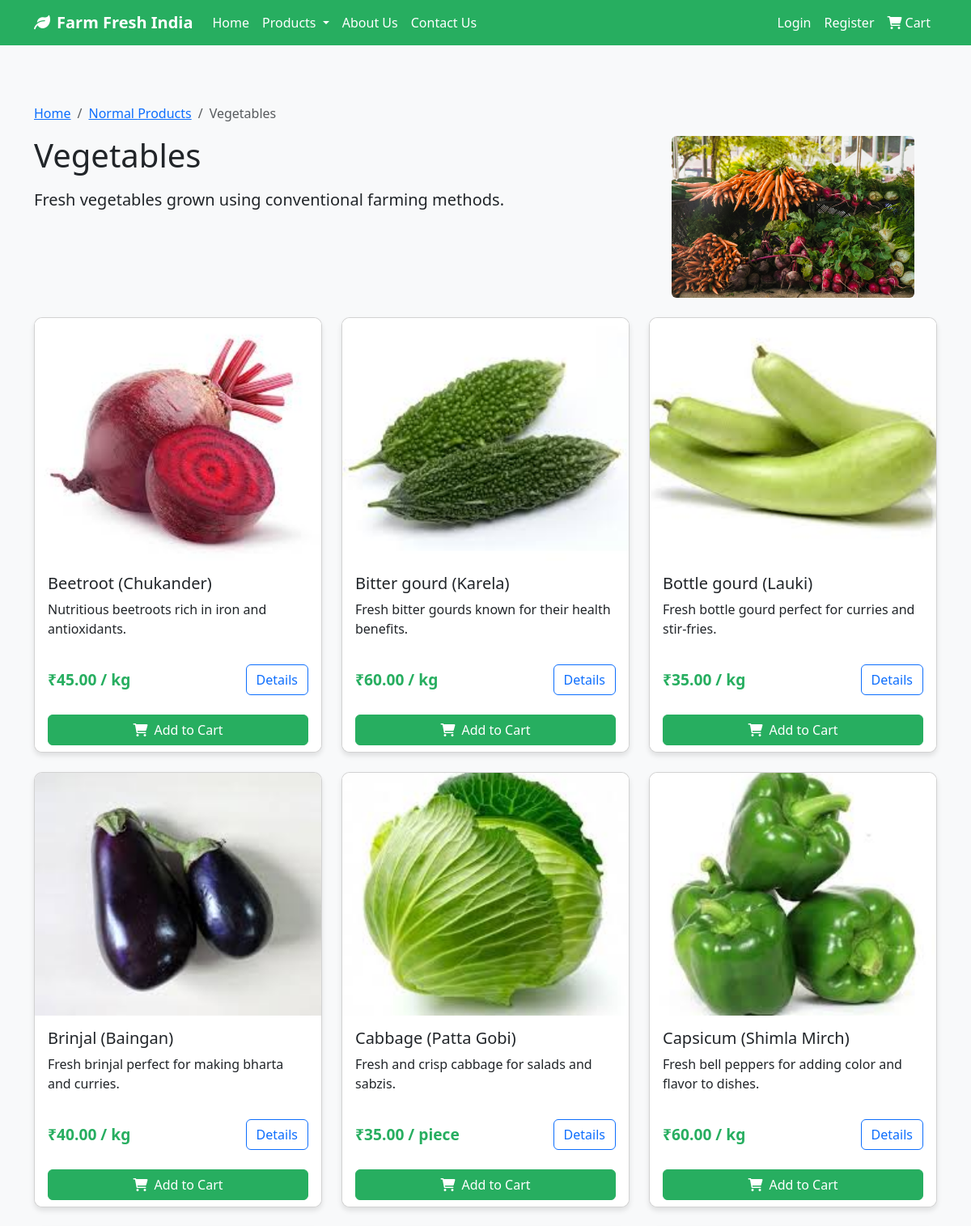
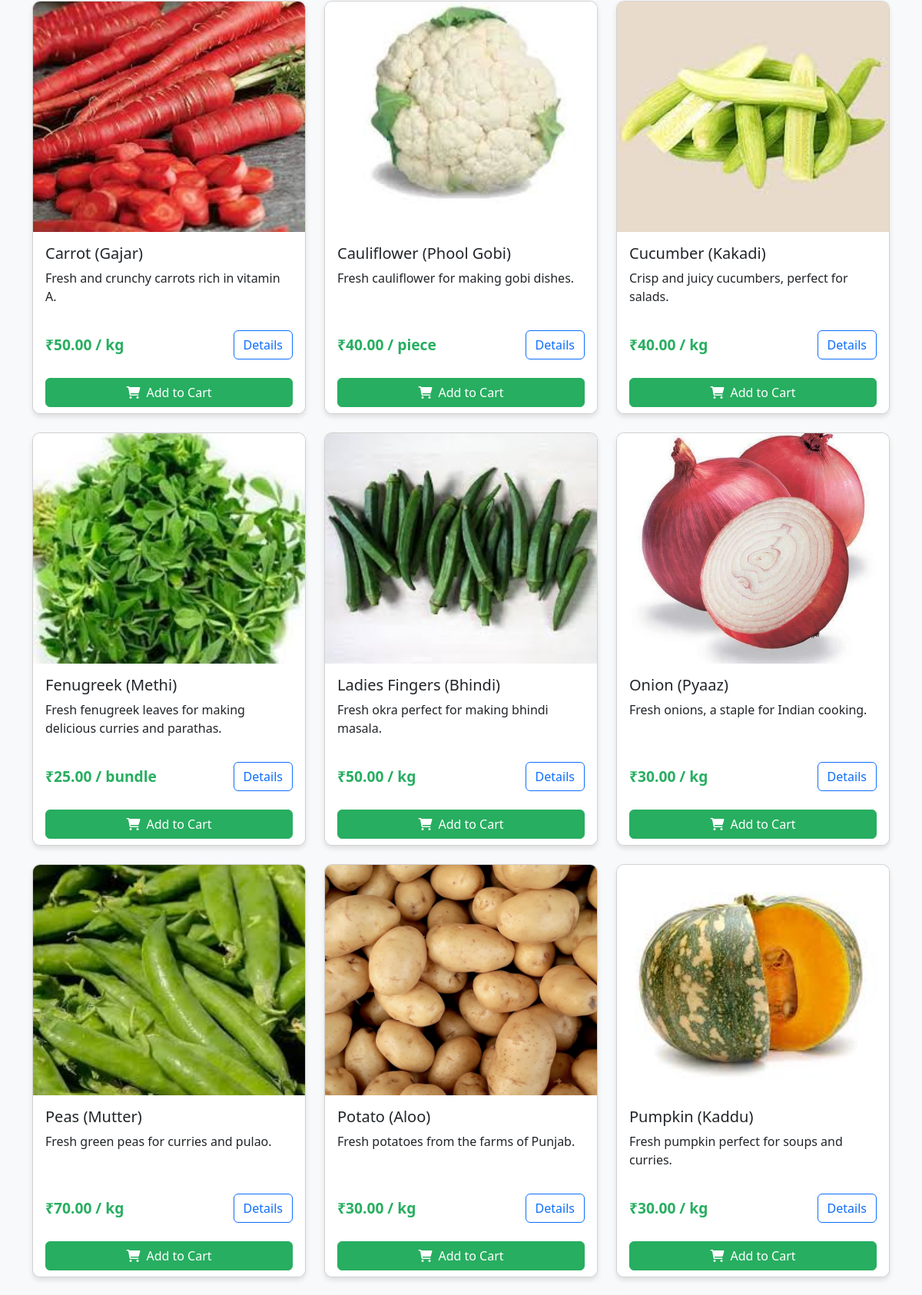
Screenshot of /category/normal-vegetables/ (upper part) with the database file from the repository (2 pictures, top to bottom).
### products/models.py (models this page shows, shortened)
class Category(models.Model):
    CATEGORY_CHOICES = [
        ('normal', 'Normal'),
        ('organic', 'Organic'),
    ]
    SUB_CATEGORY_CHOICES = [
        ('anaj', 'Anaj (Grains)'),
        ('fruits', 'Fruits'),
        ('vegetables', 'Vegetables'),
    ]
    name = models.CharField(max_length=50)
    slug = models.SlugField(max_length=100, unique=True)
    category_type = models.CharField(max_length=10, choices=CATEGORY_CHOICES)
    sub_category = models.CharField(max_length=20, choices=SUB_CATEGORY_CHOICES)
    description = models.TextField(blank=True)
    image = models.ImageField(upload_to='categories/', blank=True)
    class Meta:
        verbose_name_plural = 'Categories'
        ordering = ('name',)

class Product(models.Model):
    category = models.ForeignKey(Category, related_name='products', on_delete=models.CASCADE)
    name = models.CharField(max_length=100)
    slug = models.SlugField(max_length=150, unique=True)
    description = models.TextField(blank=True)
    price = models.DecimalField(max_digits=10, decimal_places=2)
    stock = models.PositiveIntegerField(default=0)
    available = models.BooleanField(default=True)
    created = models.DateTimeField(auto_now_add=True)
    updated = models.DateTimeField(auto_now=True)
    image = models.ImageField(upload_to='products/', blank=True)
    is_featured = models.BooleanField(default=False)
    unit = models.CharField(max_length=20, default='kg', help_text='Unit of measurement (kg, g, piece)')
    class Meta:
        ordering = ('name',)

### products/views.py (the view)
# urls.py: path('category/<slug:slug>/', product_views.category_detail, name='category_detail'),
def category_detail(request, slug):
    category = get_object_or_404(Category, slug=slug)
    products = Product.objects.filter(category=category, available=True)
    context = {
        'category': category,
        'products': products,
    }
    return render(request, 'products/category_detail.html', context)

### cart/context_processors.py (called while the page is built)
def cart_total(request):
    if request.user.is_authenticated:
        cart = Cart(request)
        return {'cart': cart}
    return {'cart': None}

### templates/products/category_detail.html (shortened to what this page needs)
{% extends 'base/base.html' %}
{% block content %}
<div class="container py-5">
    <nav aria-label="breadcrumb">
        <ol class="breadcrumb">
            <li class="breadcrumb-item"><a href="{% url 'home' %}">Home</a></li>
            <li class="breadcrumb-item"><a href="{% url 'category_list' category.category_type %}">{{ category.get_category_type_display }} Products</a></li>
            <li class="breadcrumb-item active" aria-current="page">{{ category.get_sub_category_display }}</li>
        </ol>
    </nav>
    <div class="row mb-4">
        <div class="col-md-8">
            <h1 class="mb-3">{{ category.get_sub_category_display }}</h1>
            <p class="lead">{{ category.description }}</p>
        </div>
        {% if category.image %}
        <div class="col-md-4 text-center">
            <img src="{{ category.image.url }}" alt="{{ category.name }}" class="img-fluid rounded" style="max-height: 200px;">
        </div>
        {% endif %}
    </div>
    <div class="row mb-5">
        {% for product in products %}
        <div class="col-md-4 mb-4">
            <div class="card h-100">
                {% if product.image %}
                <img src="{{ product.image.url }}" class="card-img-top product-image" alt="{{ product.name }}">
                {% else %}
                <img src="https://via.placeholder.com/300x300.png?text={{ product.name }}" class="card-img-top product-image" alt="{{ product.name }}">
                {% endif %}
                <div class="card-body d-flex flex-column">
                    <h5 class="card-title">{{ product.name }}</h5>
                    <p class="card-text flex-grow-1">{{ product.description|truncatechars:100 }}</p>
                    <div class="d-flex justify-content-between align-items-center mt-3">
                        <span class="price">₹{{ product.price }} / {{ product.unit }}</span>
                        <a href="{% url 'product_detail' product.slug %}" class="btn btn-outline-primary">Details</a>
                    </div>
                </div>
                <div class="card-footer bg-white border-top-0">
                    <form action="{% url 'cart_add' product.id %}" method="post" class="d-grid">
                        <button type="submit" class="btn btn-primary">
                            <i class="fas fa-shopping-cart me-2"></i>Add to Cart
                        </button>
                    </form>
                </div>
            </div>
        </div>
        {% empty %}
        <div class="col-12 text-center py-5">
            <h3>No products available</h3>
            <p>We're currently restocking. Please check back soon!</p>
        </div>
        {% endfor %}
    </div>
</div>
{% endblock %}

### templates/base/base.html (style rules this page uses)
:root { --primary-color: #27ae60; --secondary-color: #f39c12; --dark-color: #2c3e50; --light-color: #ecf0f1; }
body { font-family: 'Segoe UI', Tahoma, Geneva, Verdana, sans-serif; background-color: #f8f9fa; }
.btn-primary { background-color: var(--primary-color); border-color: var(--primary-color); }
.card { border-radius: 10px; overflow: hidden; transition: transform 0.3s; box-shadow: 0 4px 6px rgba(0, 0, 0, 0.1); }
.card-img-top { height: 200px; object-fit: cover; }
.price { color: var(--primary-color); font-weight: bold; font-size: 1.2rem; }
.product-image { height: 300px; object-fit: cover; }

### rows the page displays
Category: category_type "Normal", sub_category "Vegetables", description "Fresh vegetables grown using conventional farming methods.", image (picture)
Product: image (picture), name "Beetroot (Chukander)", description "Nutritious beetroots rich in iron and antioxidants.", price "45.00", unit "kg"
Product: image (picture), name "Bitter gourd (Karela)", description "Fresh bitter gourds known for their health benefits.", price "60.00", unit "kg"
Product: image (picture), name "Bottle gourd (Lauki)", description "Fresh bottle gourd perfect for curries and stir-fries.", price "35.00", unit "kg"
Product: image (picture), name "Brinjal (Baingan)", description "Fresh brinjal perfect for making bharta and curries.", price "40.00", unit "kg"
Product: image (picture), name "Cabbage (Patta Gobi)", description "Fresh and crisp cabbage for salads and sabzis.", price "35.00", unit "piece"
Product: image (picture), name "Capsicum (Shimla Mirch)", description "Fresh bell peppers for adding color and flavor to dishes.", price "60.00", unit "kg"
Product: image (picture), name "Carrot (Gajar)", description "Fresh and crunchy carrots rich in vitamin A.", price "50.00", unit "kg"
Product: image (picture), name "Cauliflower (Phool Gobi)", description "Fresh cauliflower for making gobi dishes.", price "40.00", unit "piece"
Product: image (picture), name "Cucumber (Kakadi)", description "Crisp and juicy cucumbers, perfect for salads.", price "40.00", unit "kg"
Product: image (picture), name "Fenugreek (Methi)", description "Fresh fenugreek leaves for making delicious curries and parathas.", price "25.00", unit "bundle"
Product: image (picture), name "Ladies Fingers (Bhindi)", description "Fresh okra perfect for making bhindi masala.", price "50.00", unit "kg"
Product: image (picture), name "Onion (Pyaaz)", description "Fresh onions, a staple for Indian cooking.", price "30.00", unit "kg"
Product: image (picture), name "Peas (Mutter)", description "Fresh green peas for curries and pulao.", price "70.00", unit "kg"
Product: image (picture), name "Potato (Aloo)", description "Fresh potatoes from the farms of Punjab.", price "30.00", unit "kg"
Product: image (picture), name "Pumpkin (Kaddu)", description "Fresh pumpkin perfect for soups and curries.", price "30.00", unit "kg"
